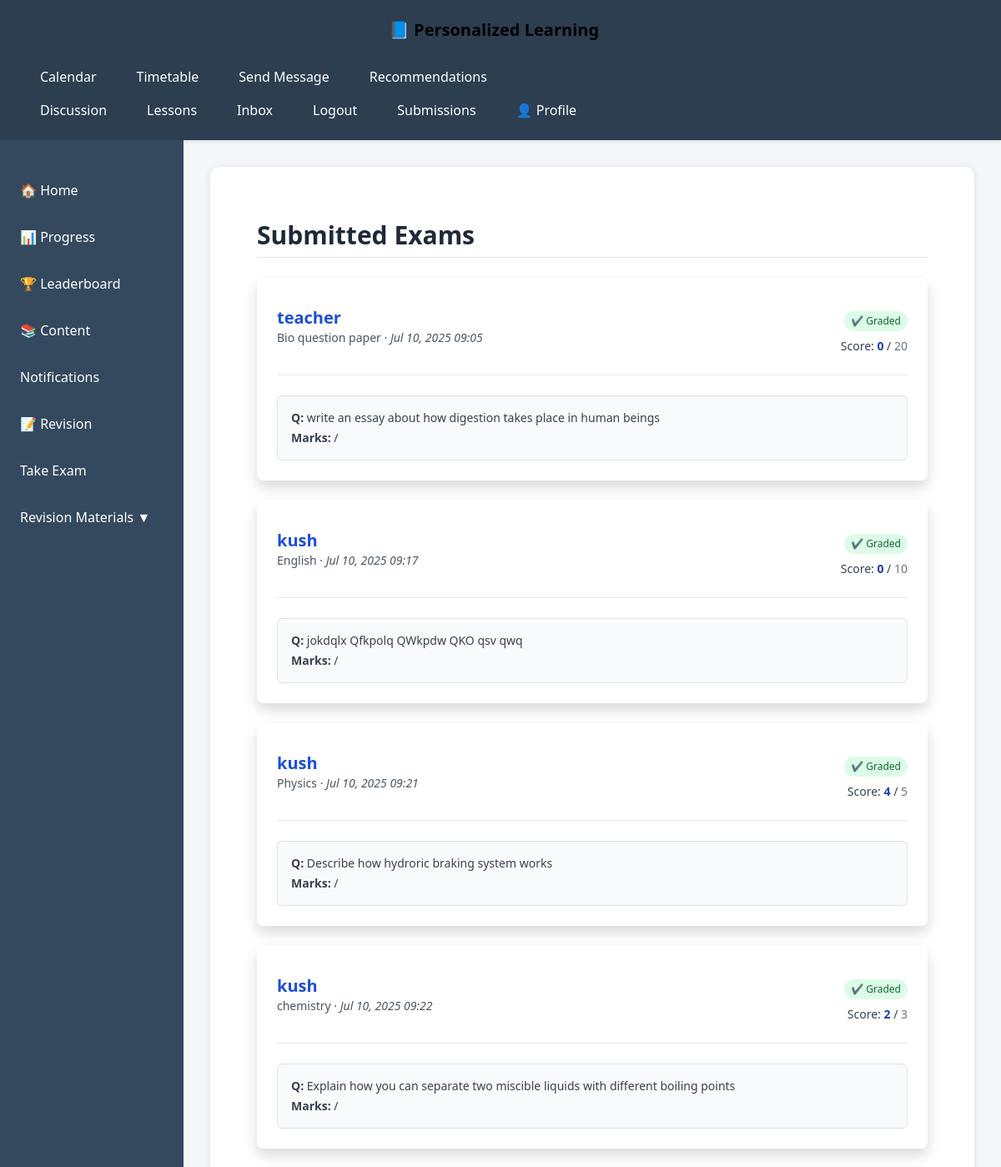
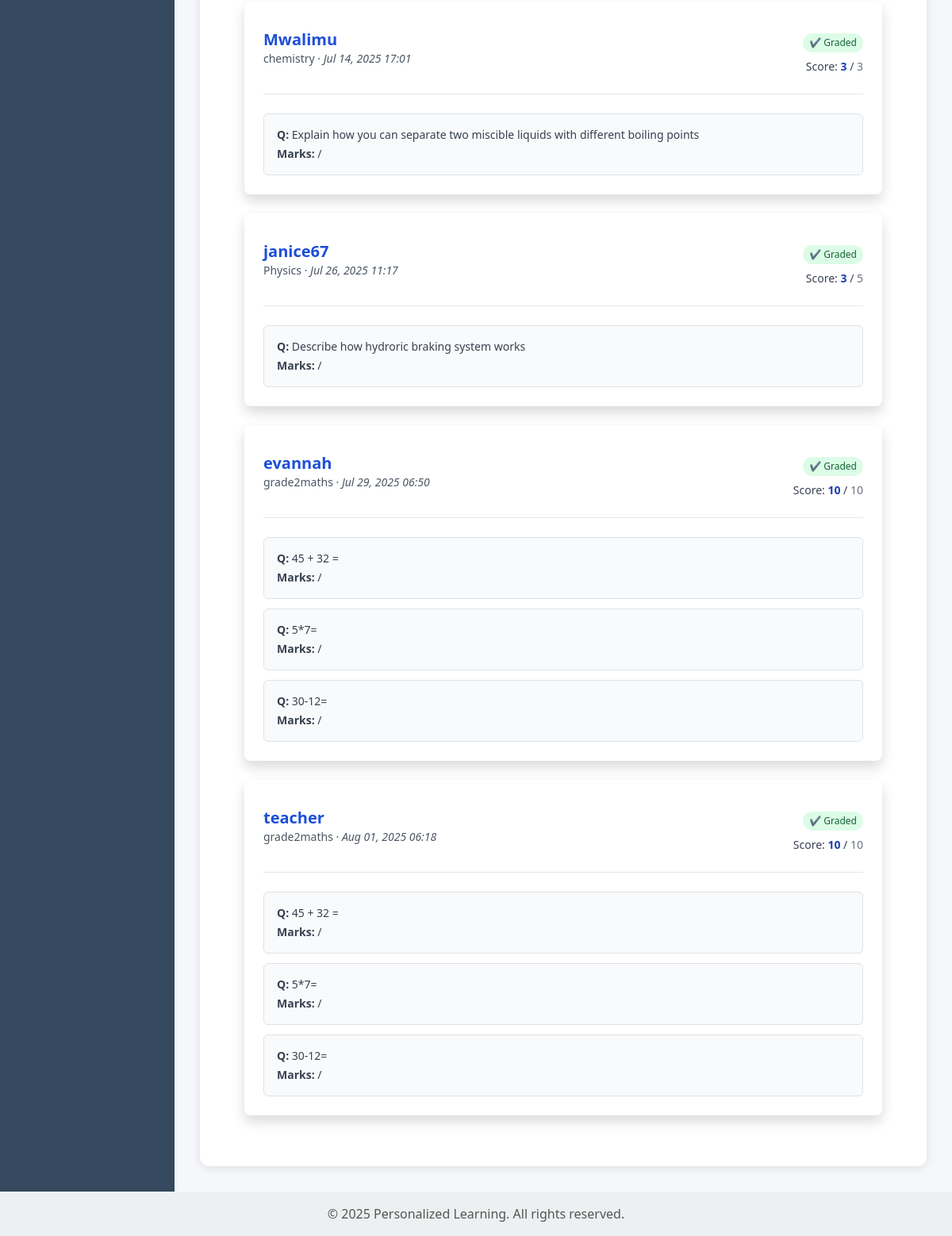
Page /examination/submissions/ (signed in) on the committed database (2 pictures, top to bottom).
### Examination/models.py (models this page shows, shortened)
class StudentExam(models.Model):
    student = models.ForeignKey(Profile, on_delete=models.CASCADE)
    exam = models.ForeignKey(Exam, on_delete=models.CASCADE)
    submitted_at = models.DateTimeField(auto_now_add=True)
    graded = models.BooleanField(default=False)
    submitted=models.BooleanField(default=False)
    total_marks = models.PositiveIntegerField(default=0)

class Exam(models.Model):
    title = models.CharField(max_length=255)
    created_by = models.ForeignKey(Teacher, on_delete=models.SET_NULL, null=True)
    created_at = models.DateTimeField(auto_now_add=True)

class StudentAnswer(models.Model):
    student_exam = models.ForeignKey(StudentExam, on_delete=models.CASCADE, related_name='answers')
    question = models.ForeignKey(Question, on_delete=models.CASCADE)
    answer_text = models.TextField()
    marks_awarded = models.PositiveIntegerField(null=True, blank=True)
    checked_by = models.ForeignKey(Profile, on_delete=models.SET_NULL, null=True, blank=True)
    checked_at = models.DateTimeField(null=True, blank=True)

class Question(models.Model):
    exam = models.ForeignKey(Exam, on_delete=models.CASCADE, related_name='questions')
    text = models.TextField()
    max_marks = models.PositiveIntegerField(default=1)

### users/models.py (models this page shows, shortened)
class Profile(models.Model):
    GENDER_CHOICES = [
        ('M', 'Male'),
        ('F', 'Female'),
        ('O', 'Other'),
    ]
    ROLE_CHOICES = [
        ('student', 'Student'),
        ('teacher', 'Teacher'),
        ('admin', 'Admin'),
    ]
    user = models.OneToOneField(User, on_delete=models.CASCADE, related_name='users_profile',null=True)
    full_name = models.CharField(max_length=150, blank=True)
    grade = models.CharField(max_length=50, blank=True)
    school = models.CharField(max_length=100, blank=True)
    address = models.CharField(max_length=255, blank=True)
    gender = models.CharField(max_length=1, choices=GENDER_CHOICES, blank=True)
    dob = models.DateField(verbose_name="Date of Birth", null=True, blank=True)
    role = models.CharField(max_length=10, choices=ROLE_CHOICES, default='teacher')

### Examination/views.py (the view)
# urls.py: path('submissions/', views.submissions, name='submissions'),
@login_required
def submissions(request):
    if request.user.username != "Mwalimu":
        return render(request, 'Examination/404.html', status=403)
    submissions = StudentExam.objects.filter(submitted=True).select_related('student__user', 'exam')
    submission_data = []
    for submission in submissions:
        answers = StudentAnswer.objects.filter(student_exam=submission).select_related('question')
        total_awarded = sum((ans.marks_awarded or 0) for ans in answers)
        total_possible = sum((ans.question.max_marks or 0) for ans in answers)
        submission_data.append({
            'submission': submission,
            'answers': answers,
            'total_awarded': total_awarded,
            'total_possible': total_possible,
        })
    return render(request, 'Examination/submissions.html', {
        'submission_data': submission_data
    })

### Examination/templates/Examination/submissions.html (shortened to what this page needs)
{% extends 'content/base.html' %}
{% block content %}
<div class="max-w-5xl mx-auto px-4 py-8">
  <h2 class="text-3xl font-bold text-gray-800 mb-6 border-b pb-2">Submitted Exams</h2>
  {% if submission_data %}
    <ul class="space-y-6">
      {% for item in submission_data %}
        <li class="bg-white rounded-lg shadow hover:shadow-md transition-shadow p-6">
          <div class="flex flex-col sm:flex-row sm:justify-between sm:items-center mb-4">
            <div>
              <p class="text-xl font-semibold text-blue-700">
                {{ item.submission.student.user.username }}
              </p>
              <p class="text-sm text-gray-600">
                {{ item.submission.exam.title }} &middot;
                <span class="italic">{{ item.submission.submitted_at|date:"M d, Y H:i" }}</span>
              </p>
            </div>
            <div class="text-sm text-right mt-3 sm:mt-0">
              {% if item.submission.graded %}
                <span class="inline-flex items-center px-2 py-1 bg-green-100 text-green-800 rounded-full text-xs font-medium">
                  ✔️ Graded
                </span>
              {% else %}
                <a href="{% url 'grade_exam' item.submission.id %}"
                   class="inline-block px-4 py-2 text-sm font-medium text-white bg-green-600 hover:bg-green-700 rounded-md">
                  Grade
                </a>
              {% endif %}
              <p class="mt-2 text-gray-700">
                <span class="font-medium">Score:</span>
                <span class="text-blue-800 font-semibold">{{ item.total_awarded }}</span> /
                <span class="text-gray-500">{{ item.total_possible }}</span>
              </p>
            </div>
          </div>
          <div class="mt-2 border-t pt-4">
            <ul class="space-y-3 text-sm text-gray-700">
              {% for ans in item.answers %}
                <li class="bg-gray-50 p-3 rounded-md border">
                  <p class="mb-1"><strong>Q:</strong> {{ ans.question.text|truncatechars:100 }}</p>
                  <p>
                    <strong>Marks:</strong>
                     /
                  </p>
                </li>
              {% endfor %}
            </ul>
          </div>
        </li>
      {% endfor %}
    </ul>
  {% else %}
    <p class="text-gray-500 text-center mt-10">No submitted exams available at the moment.</p>
  {% endif %}
</div>
{% endblock %}

### content/templates/content/base.html (style rules this page uses)
body { margin: 0; font-family: 'Segoe UI', Tahoma, Geneva, Verdana, sans-serif; background-color: #f5f7fa; color: #333; display: flex; flex-direction: column; min-height: 100vh; }

### rows in the picture
StudentExam: submission.student.user.username "teacher", submission.exam "Bio question paper", submission.submitted_at "Jul 10, 2025 09:05", graded "✔️ Graded", total_awarded "0", total_possible "20"
StudentAnswer: question.text "write an essay about how digestion takes place in human beings"
StudentExam: submission.student.user.username "kush", submission.exam "English", submission.submitted_at "Jul 10, 2025 09:17", graded "✔️ Graded", total_awarded "0", total_possible "10"
StudentAnswer: question.text "jokdqlx Qfkpolq QWkpdw QKO qsv qwq"
StudentExam: submission.student.user.username "kush", submission.exam "Physics", submission.submitted_at "Jul 10, 2025 09:21", graded "✔️ Graded", total_awarded "4", total_possible "5"
StudentAnswer: question.text "Describe how hydroric braking system works"
StudentExam: submission.student.user.username "kush", submission.exam "chemistry", submission.submitted_at "Jul 10, 2025 09:22", graded "✔️ Graded", total_awarded "2", total_possible "3"
StudentAnswer: question.text "Explain how you can separate two miscible liquids with different boiling points"
StudentExam: submission.student.user.username "Mwalimu", submission.exam "chemistry", submission.submitted_at "Jul 14, 2025 17:01", graded "✔️ Graded", total_awarded "3", total_possible "3"
StudentAnswer: question.text "Explain how you can separate two miscible liquids with different boiling points"
StudentExam: submission.student.user.username "janice67", submission.exam "Physics", submission.submitted_at "Jul 26, 2025 11:17", graded "✔️ Graded", total_awarded "3", total_possible "5"
StudentAnswer: question.text "Describe how hydroric braking system works"
StudentExam: submission.student.user.username "evannah", submission.exam "grade2maths", submission.submitted_at "Jul 29, 2025 06:50", graded "✔️ Graded", total_awarded "10", total_possible "10"
StudentAnswer: question.text "45 + 32 ="
StudentAnswer: question.text "5*7="
StudentAnswer: question.text "30-12="
StudentExam: submission.student.user.username "teacher", submission.exam "grade2maths", submission.submitted_at "Aug 01, 2025 06:18", graded "✔️ Graded", total_awarded "10", total_possible "10"
StudentAnswer: question.text "45 + 32 ="
StudentAnswer: question.text "5*7="
StudentAnswer: question.text "30-12="
